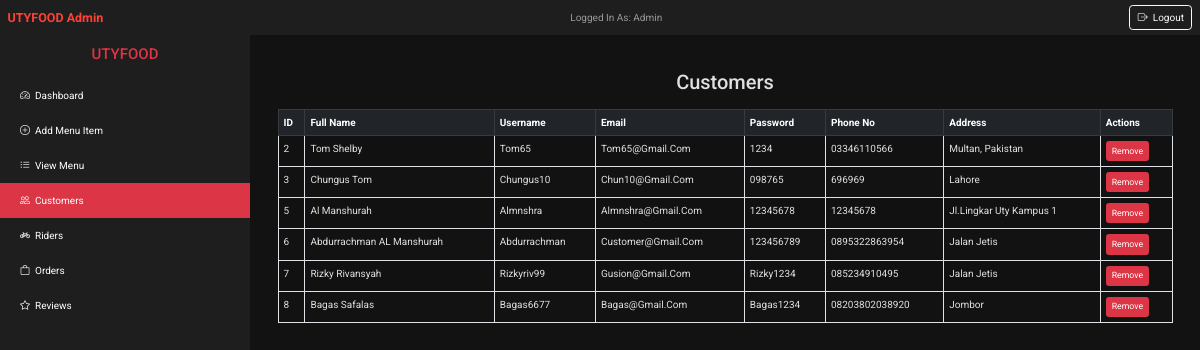
The app's page /allCustomers (signed in) with its own data.
### tables this page shows
CREATE TABLE Customers(
        customer_id    INTEGER PRIMARY KEY AUTOINCREMENT,
        phone_no       varchar (25),
        user_name      VARCHAR (30),
        first_name     VARCHAR (30),
        last_name      VARCHAR (30),
        password        VARCHAR (30),
        address        VARCHAR (100),
        email          VARCHAR (50),
        admin_id        int not null,
        FOREIGN KEY (ADMIN_ID) REFERENCES ADMIN(ADMIN_ID)
        );

### app.py (the view)
@app.route('/allCustomers')
def allCustomers():
    if "email" and "password" in session:
        customers = db.returnCustomers()
        customers = customers.fetchall()
        return render_template('userdetails.html', customers=customers)
    return redirect(url_for("adminLogin"))

### database.py (called while the page is built)
    @staticmethod
    def returnCustomers():
        connection = s.connect("foodSystem.db")
        cursor = connection.cursor()
        customers = cursor.execute("SELECT * from Customers")
        return customers

### templates/userdetails.html (shortened to what this page needs)
{% extends 'adminBase.html' %}
{% block body %}
<div class="container mt-4">
    <h2 class="text-center mb-4">Customers</h2>
    <div class="table-responsive">
        <table class="table table-striped table-bordered">
            <thead class="table-dark">
                <tr>
                    <th>ID</th>
                    <th>Full Name</th>
                    <th>Username</th>
                    <th>Email</th>
                    <th>Password</th>
                    <th>Phone No</th>
                    <th>Address</th>
                    <th>Actions</th>
                </tr>
            </thead>
            <tbody>
                {% for customer in customers %}
                <tr>
                    <td>{{ customer[0] }}</td>
                    <td>{{ customer[3] }} {{ customer[4] }}</td>
                    <td>{{ customer[2] }}</td>
                    <td>{{ customer[7] }}</td>
                    <td>{{ customer[5] }}</td>
                    <td>{{ customer[1] }}</td>
                    <td>{{ customer[6] }}</td>
                    <td>
                        <a href="/delCustomer/{{ customer[0] }}" class="btn btn-danger btn-sm">Remove</a>
                    </td>
                </tr>
                {% endfor %}
            </tbody>
        </table>
    </div>
</div>
{% endblock body %}

### static/css/style.css (style rules this page uses)
:root { --main-color: #f12424; --black: #13131a; --bg: #010103; --border: .1rem solid rgba(255, 255, 255, .3); --primary-color: #ff4136; --secondary-color: #ffdc00; --bg-dark: #121212; --bg-darker: #1e1e1e; --text-light: #e0e0e0; }
* { margin: 0; padding: 0; font-family: 'Roboto', sans-serif; outline: none; border: none; box-sizing: border-box; text-decoration: none; text-transform: capitalize; transition: .2s linear; }
body { background: var(--bg) }
html { font-size: 62.5%; overflow-x: hidden; scroll-padding-top: 9rem; scroll-behavior: smooth; }

### templates/adminBase.html (style rules this page uses)
:root { --bs-body-bg: #121212; --bs-body-color: #e0e0e0; --bs-primary: #dc3545; --bs-primary-rgb: 220, 53, 69; }
body { display: flex; min-height: 100vh; flex-direction: column; background-color: var(--bs-body-bg); color: var(--bs-body-color); }
.table { color: var(--bs-body-color); }

### records on screen
Customers: customer_id "2", first_name "Tom", last_name "Shelby", user_name "Tom65", email "Tom65@gmail.com", password "1234", phone_no "03346110566", address "Multan, Pakistan"
Customers: customer_id "3", first_name "Chungus", last_name "Tom", user_name "Chungus10", email "Chun10@gmail.com", password "098765", phone_no "696969", address "Lahore"
Customers: customer_id "5", first_name "Al", last_name "Manshurah", user_name "Almnshra", email "Almnshra@gmail.com", password "12345678", phone_no "12345678", address "Jl.lingkar Uty Kampus 1"
Customers: customer_id "6", first_name "Abdurrachman", last_name "AL Manshurah", user_name "Abdurrachman", email "Customer@gmail.com", password "123456789", phone_no "0895322863954", address "Jalan Jetis"
Customers: customer_id "7", first_name "Rizky", last_name "Rivansyah", user_name "Rizkyriv99", email "Gusion@gmail.com", password "Rizky1234", phone_no "085234910495", address "Jalan Jetis"
Customers: customer_id "8", first_name "Bagas", last_name "Safalas", user_name "Bagas6677", email "Bagas@gmail.com", password "Bagas1234", phone_no "08203802038920", address "Jombor"
